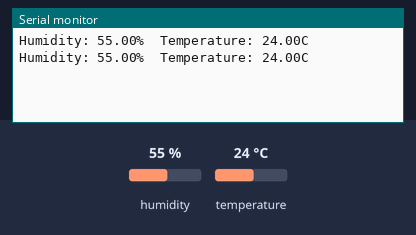
A sketch run on a simulated Arduino Uno, built with avr-gcc and run on an emulated ATmega328P. On the bench: the last lines printed to the serial monitor. Inputs (shaded band) come from the test bench; at power-on: humidity 55 %, temperature 24 °C.

Above: at 2.8 s.
2.9 s: humidity set to 22 %
At 4.7 s:
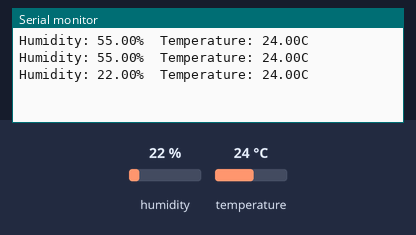
5.6 s: temperature set to 12 °C
At 7.1 s:
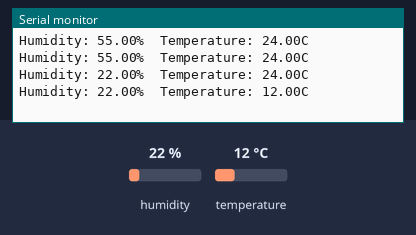
8.3 s: humidity set to 40 %
At 10.8 s:
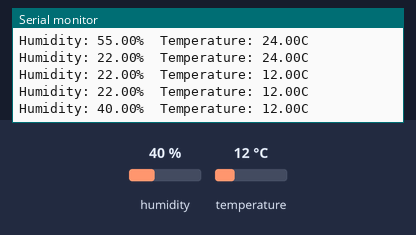
Timing chart, 0 to 12.3 s (numbered marks = the images above; inputs shaded):
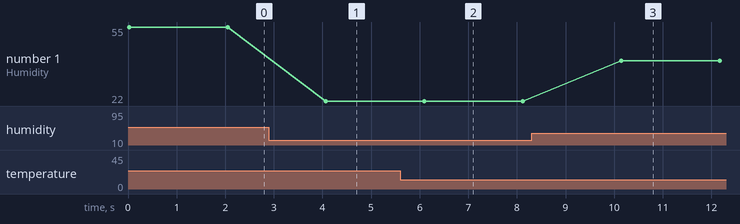

The sketch:

arduino_dht11.ino
```cpp
#include <DHT.h>

#define DHT_PIN 4
#define DHTTYPE DHT11

DHT dht(DHT_PIN, DHTTYPE);

void setup() {
    Serial.begin(9600);
    dht.begin();
}

void loop() {
    float H = dht.readHumidity();
    float Temp = dht.readTemperature();

    Serial.print("Humidity: ");
    Serial.print(H);
    Serial.print("%\t");

    Serial.print("Temperature: ");
    Serial.print(Temp);
    Serial.println("C");

    delay(2000);
}
```

Measured:
- after the input at 2.9 s, the serial monitor: prints a new line after 1.2 s (image 1)
- after the input at 5.6 s, the serial monitor: prints a new line after 0.50 s (image 2)
- after the input at 8.3 s, the serial monitor: prints a new line after 1.8 s (image 3)
- plotted number 1: 55 → 22 after the input at 2.9 s, 22 → 40 after the input at 8.3 s
